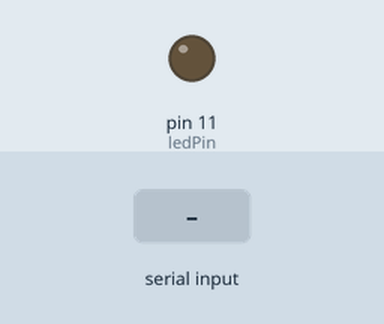
Simulated run of this sketch. Board: Arduino Uno, built with avr-gcc and run on an emulated ATmega328P. On the bench: output pins drawn as LEDs (lit = HIGH). The test bench sets the inputs (shaded band).

Above: at 1.2 s.
1.3 s: "90,45\n" received over Serial
At 2.4 s:
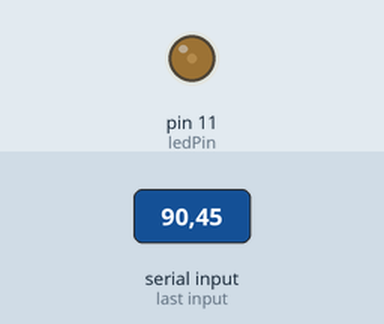
2.8 s: "30,150\n" received over Serial
At 3.6 s:
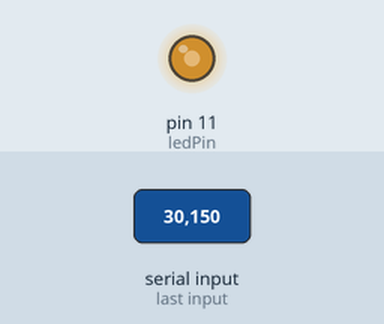
4.3 s: "90\n" received over Serial
At 4.6 s:
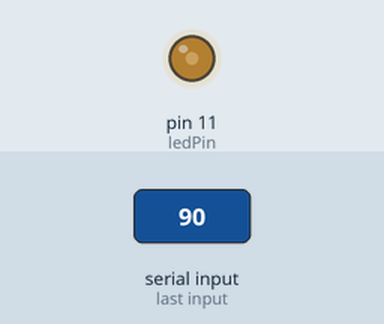
5.8 s: "200\n" received over Serial
At 7.0 s:
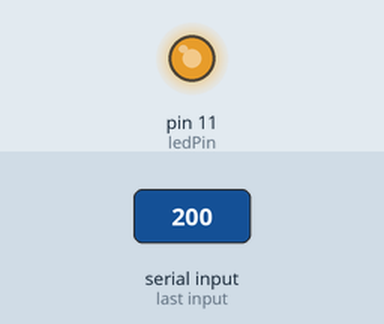
Timing chart, 0 to 8.3 s (numbered marks = the images above; inputs shaded):
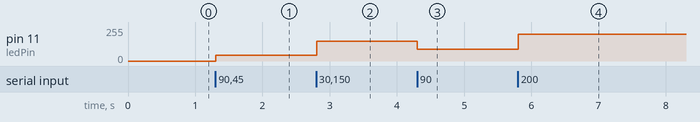

Measured:
- after the input at 1.3 s, pin 11 (ledPin): 0/255 → 45/255 at once
- after the input at 2.8 s, pin 11 (ledPin): 45/255 → 150/255 at once
- after the input at 4.3 s, pin 11 (ledPin): 150/255 → 90/255 at once
- after the input at 5.8 s, pin 11 (ledPin): 90/255 → 200/255 at once

The sketch:

dimmingCircuit.ino
```cpp
const int ledPin = 11;

void setup() {
  // put your setup code here, to run once:
  pinMode(ledPin,OUTPUT);
  digitalWrite(ledPin, LOW);
  Serial.begin(9600);
}

void loop() {
  // put your main code here, to run repeatedly:
  while(Serial.available()>0)
  {
    int brightness = Serial.parseInt();
    if (Serial.read() == '\n')
    {
      if (brightness >= 0 && brightness <= 255)
      {
        analogWrite(ledPin, brightness);
      }
      else
      {
        Serial.write("Please enter a brightness value from 0-255.\n");
      }
    }
  }
}
```
